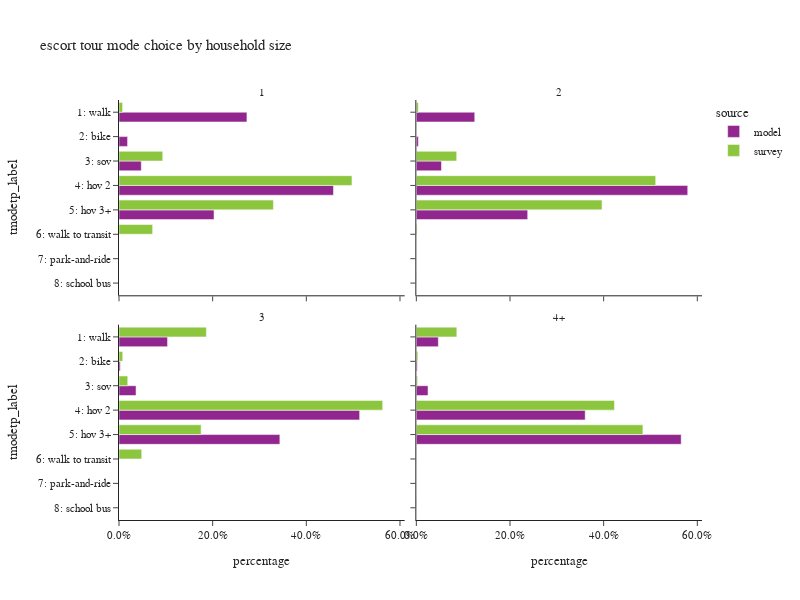

Notebook code for this chart:
### Code cell
plot_mode_choice(es_tour,"hhsize_4+",
                 {"hhsize_4+":["1","2","3","4+"],
                  "tmodetp_label":["1: walk","2: bike","3: sov","4: hov 2","5: hov 3+","6: walk to transit",
                                   "7: park-and-ride","8: school bus","9: other–survey only"]},
                 "household size",2,600)

### Figure 1 — Plotly figure (JSON) as saved in the notebook; plotly's stock layout.template omitted (floating-point values rounded to 4 significant figures)
{"data": [{"alignmentgroup": "True", "customdata": [[9641], [646], [1681], [16164], [7162]], "hovertemplate": "source=model<br>hhsize_4+=1<br>percentage=%{x}<br>tmodetp_label=%{y}<br>sample count=%{customdata[0]}<extra></extra>", "legendgroup": "model", "marker": {"color": "#91268F", "pattern": {"shape": ""}}, "name": "model", "offsetgroup": "model", "orientation": "h", "showlegend": true, "textposition": "auto", "type": "bar", "x": [0.2732, 0.0183, 0.04763, 0.458, 0.2029], "xaxis": "x3", "y": ["1: walk", "2: bike", "3: sov", "4: hov 2", "5: hov 3+"], "yaxis": "y3"}, {"alignmentgroup": "True", "customdata": [[4], [6], [19], [1], [3]], "hovertemplate": "source=survey<br>hhsize_4+=1<br>percentage=%{x}<br>tmodetp_label=%{y}<br>sample count=%{customdata[0]}<extra></extra>", "legendgroup": "survey", "marker": {"color": "#8CC63E", "pattern": {"shape": ""}}, "name": "survey", "offsetgroup": "survey", "orientation": "h", "showlegend": true, "textposition": "auto", "type": "bar", "x": [0.007656, 0.09339, 0.4974, 0.3297, 0.07177], "xaxis": "x3", "y": ["1: walk", "3: sov", "4: hov 2", "5: hov 3+", "6: walk to transit"], "yaxis": "y3"}, {"alignmentgroup": "True", "customdata": [[14030], [481], [6037], [65177], [26746]], "hovertemplate": "source=model<br>hhsize_4+=2<br>percentage=%{x}<br>tmodetp_label=%{y}<br>sample count=%{customdata[0]}<extra></extra>", "legendgroup": "model", "marker": {"color": "#91268F", "pattern": {"shape": ""}}, "name": "model", "offsetgroup": "model", "orientation": "h", "showlegend": false, "textposition": "auto", "type": "bar", "x": [0.1247, 0.004277, 0.05368, 0.5795, 0.2378], "xaxis": "x4", "y": ["1: walk", "2: bike", "3: sov", "4: hov 2", "5: hov 3+"], "yaxis": "y4"}, {"alignmentgroup": "True", "customdata": [[7], [16], [82], [29], [3], [1]], "hovertemplate": "source=survey<br>hhsize_4+=2<br>percentage=%{x}<br>tmodetp_label=%{y}<br>sample count=%{customdata[0]}<extra></extra>", "legendgroup": "survey", "marker": {"color": "#8CC63E", "pattern": {"shape": ""}}, "name": "survey", "offsetgroup": "survey", "orientation": "h", "showlegend": false, "textposition": "auto", "type": "bar", "x": [0.0042, 0.08615, 0.5111, 0.3965, 0.001589, 0.0004014], "xaxis": "x4", "y": ["1: walk", "3: sov", "4: hov 2", "5: hov 3+", "6: walk to transit", "8: school bus"], "yaxis": "y4"}, {"alignmentgroup": "True", "customdata": [[12333], [317], [4329], [61138], [40867]], "hovertemplate": "source=model<br>hhsize_4+=3<br>percentage=%{x}<br>tmodetp_label=%{y}<br>sample count=%{customdata[0]}<extra></extra>", "legendgroup": "model", "marker": {"color": "#91268F", "pattern": {"shape": ""}}, "name": "model", "offsetgroup": "model", "orientation": "h", "showlegend": false, "textposition": "auto", "type": "bar", "x": [0.1037, 0.002664, 0.03638, 0.5138, 0.3435], "xaxis": "x", "y": ["1: walk", "2: bike", "3: sov", "4: hov 2", "5: hov 3+"], "yaxis": "y"}, {"alignmentgroup": "True", "customdata": [[22], [8], [4], [77], [35], [3]], "hovertemplate": "source=survey<br>hhsize_4+=3<br>percentage=%{x}<br>tmodetp_label=%{y}<br>sample count=%{customdata[0]}<extra></extra>", "legendgroup": "survey", "marker": {"color": "#8CC63E", "pattern": {"shape": ""}}, "name": "survey", "offsetgroup": "survey", "orientation": "h", "showlegend": false, "textposition": "auto", "type": "bar", "x": [0.1865, 0.007923, 0.01867, 0.563, 0.1753, 0.04849], "xaxis": "x", "y": ["1: walk", "2: bike", "3: sov", "4: hov 2", "5: hov 3+", "6: walk to transit"], "yaxis": "y"}, {"alignmentgroup": "True", "customdata": [[16920], [670], [8994], [129808], [203605]], "hovertemplate": "source=model<br>hhsize_4+=4+<br>percentage=%{x}<br>tmodetp_label=%{y}<br>sample count=%{customdata[0]}<extra></extra>", "legendgroup": "model", "marker": {"color": "#91268F", "pattern": {"shape": ""}}, "name": "model", "offsetgroup": "model", "orientation": "h", "showlegend": false, "textposition": "auto", "type": "bar", "x": [0.047, 0.001861, 0.02498, 0.3606, 0.5656], "xaxis": "x2", "y": ["1: walk", "2: bike", "3: sov", "4: hov 2", "5: hov 3+"], "yaxis": "y2"}, {"alignmentgroup": "True", "customdata": [[47], [3], [3], [111], [164], [1], [2]], "hovertemplate": "source=survey<br>hhsize_4+=4+<br>percentage=%{x}<br>tmodetp_label=%{y}<br>sample count=%{customdata[0]}<extra></extra>", "legendgroup": "survey", "marker": {"color": "#8CC63E", "pattern": {"shape": ""}}, "name": "survey", "offsetgroup": "survey", "orientation": "h", "showlegend": false, "textposition": "auto", "type": "bar", "x": [0.08648, 0.003151, 0.002633, 0.4231, 0.4838, 0.0002368, 0.0005709], "xaxis": "x2", "y": ["1: walk", "2: bike", "3: sov", "4: hov 2", "5: hov 3+", "6: walk to transit", "8: school bus"], "yaxis": "y2"}], "layout": {"annotations": [{"font": {}, "showarrow": false, "text": "3", "x": 0.245, "xanchor": "center", "xref": "paper", "y": 0.465, "yanchor": "bottom", "yref": "paper"}, {"font": {}, "showarrow": false, "text": "4+", "x": 0.755, "xanchor": "center", "xref": "paper", "y": 0.465, "yanchor": "bottom", "yref": "paper"}, {"font": {}, "showarrow": false, "text": "1", "x": 0.245, "xanchor": "center", "xref": "paper", "y": 1.0, "yanchor": "bottom", "yref": "paper"}, {"font": {}, "showarrow": false, "text": "2", "x": 0.755, "xanchor": "center", "xref": "paper", "y": 1.0, "yanchor": "bottom", "yref": "paper"}], "barmode": "group", "height": 600, "legend": {"title": {"text": "source"}, "tracegroupgap": 0}, "title": {"text": "escort tour mode choice by household size"}, "width": 800, "xaxis": {"anchor": "y", "domain": [0.0, 0.49], "tickformat": ".1%", "title": {"text": "percentage"}}, "xaxis2": {"anchor": "y2", "domain": [0.51, 1.0], "matches": "x", "tickformat": ".1%", "title": {"text": "percentage"}}, "xaxis3": {"anchor": "y3", "domain": [0.0, 0.49], "matches": "x", "showticklabels": false, "tickformat": ".1%"}, "xaxis4": {"anchor": "y4", "domain": [0.51, 1.0], "matches": "x", "showticklabels": false, "tickformat": ".1%"}, "yaxis": {"anchor": "x", "categoryarray": ["9: other–survey only", "8: school bus", "7: park-and-ride", "6: walk to transit", "5: hov 3+", "4: hov 2", "3: sov", "2: bike", "1: walk"], "categoryorder": "array", "domain": [0.0, 0.465], "title": {"text": "tmodetp_label"}}, "yaxis2": {"anchor": "x2", "domain": [0.0, 0.465], "matches": "y", "showticklabels": false}, "yaxis3": {"anchor": "x3", "categoryarray": ["9: other–survey only", "8: school bus", "7: park-and-ride", "6: walk to transit", "5: hov 3+", "4: hov 2", "3: sov", "2: bike", "1: walk"], "categoryorder": "array", "domain": [0.535, 1.0], "matches": "y", "title": {"text": "tmodetp_label"}}, "yaxis4": {"anchor": "x4", "domain": [0.535, 1.0], "matches": "y", "showticklabels": false}}}
